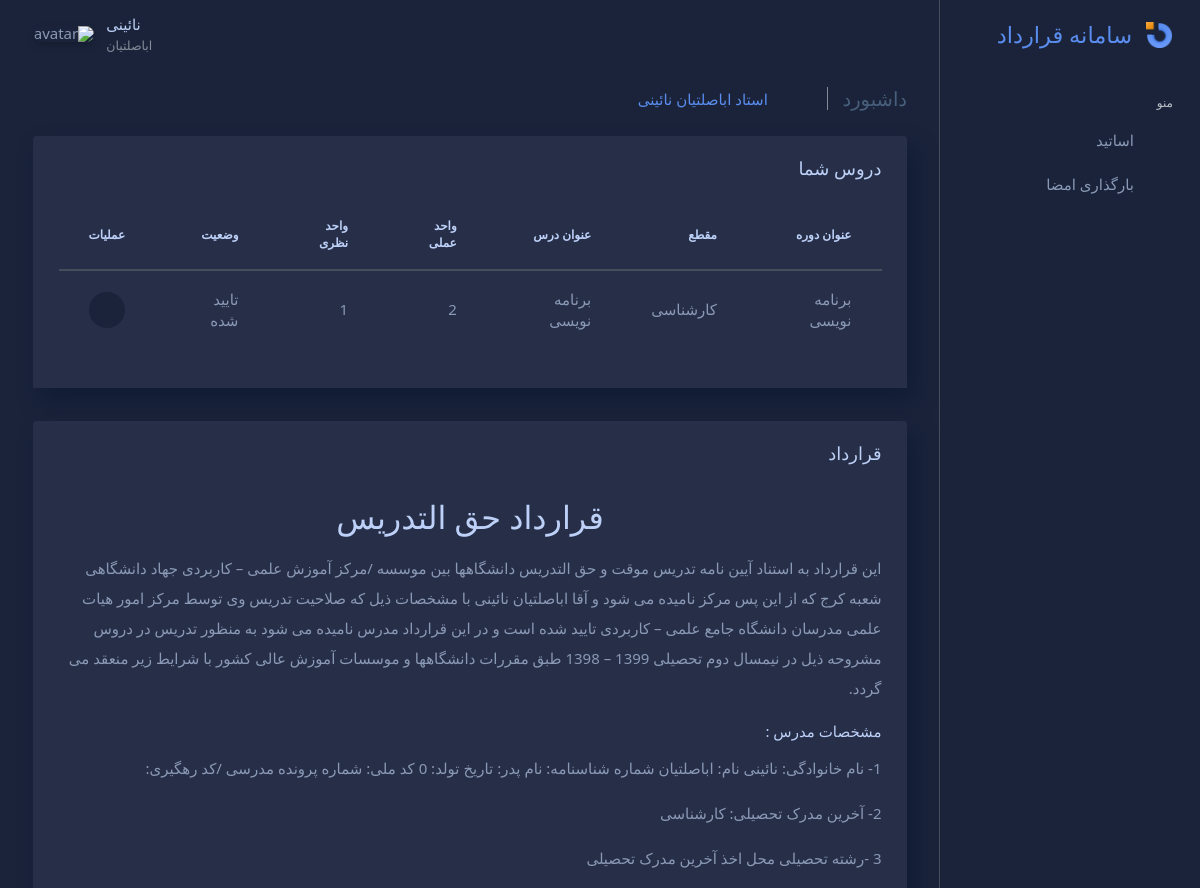
Before: /account/home/ (signed in, upper part) with the older database file.
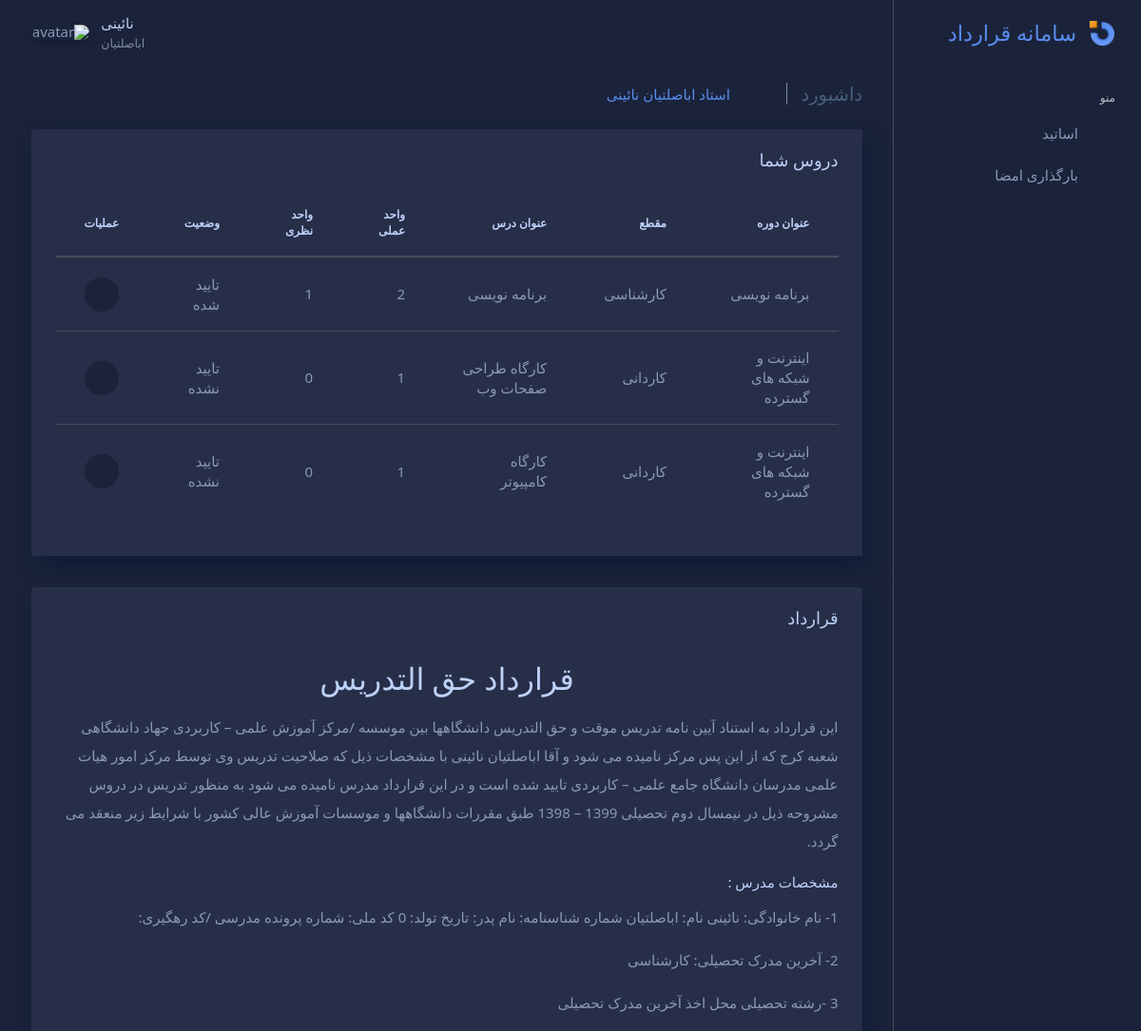
After: the same page with the newer database file.
### accounts/models.py (models this page shows)
class Lesson(models.Model):
    user = models.ForeignKey(User, on_delete=models.CASCADE)
    course_title = models.CharField(max_length=64)
    grade = models.CharField(max_length=32, choices=GRADE_CHOICES, default='کاردانی')
    lesson_title = models.CharField(max_length=64)
    theorical_unit = models.IntegerField(default=0)
    practical_unit = models.IntegerField(default=0)
    theorical_time = models.IntegerField(default=0)
    practical_time = models.IntegerField(default=0)
    group = models.IntegerField(default=1)
    is_intership = models.CharField(max_length=16, choices=IS_INTERSHIP, default='نظری - عملی')

class UserProfile(models.Model):
    user = models.OneToOneField(User, on_delete=models.CASCADE)
    p_id = models.CharField(max_length=10, blank=True)
    f_name = models.CharField(max_length=16, blank=True)
    birthday = models.IntegerField(default=0)
    n_id = models.CharField(max_length=10, blank=True)
    file_number = models.CharField(max_length=16, blank=True)
    degree = models.CharField(max_length=64, choices=DEGREE_CHOICES, default='کارشناسی')
    field = models.CharField(max_length=64, blank=True)
    university = models.CharField(max_length=64, blank=True)
    rank = models.CharField(max_length=32, choices=RANK_CHOICES, default='مربی')
    job = models.CharField(max_length=64, blank=True)
    t_year = models.IntegerField(default=0)
    address = models.CharField(max_length=256, blank=True)
    mobile = models.IntegerField(default=0)
    phone = models.IntegerField(default=0)
    account = models.IntegerField(default=0)
    bank = models.CharField(max_length=16, blank=True)
    sex = models.CharField(max_length=8, choices=SEX_CHOICES, default='آقا')
    theorical_pay = models.IntegerField(default=0)
    practical_pay = models.IntegerField(default=0)
    intership_pay = models.IntegerField(default=0)
    sign = models.ImageField(null=True, blank=True)

### accounts/views.py (the view)
# urls.py: path('home/', views.teacher_index, name='teacher_index'),
@login_required(login_url='login')
def teacher_index(request):
    lessons = Lesson.objects.filter(user=request.user)
    theo_total_unit = 0
    prac_total_unit = 0
    theo_total_time = 0
    prac_total_time = 0
    total_group = 0
    for lesson in lessons:
        if Lessonaccepted.objects.filter(lesson=lesson).exists():
            theo_total_unit += (lesson.theorical_unit * lesson.group)
            prac_total_unit += (lesson.practical_unit * lesson.group)
            theo_total_time += (lesson.theorical_time * lesson.group)
            prac_total_time += (lesson.practical_time * lesson.group)
            total_group += lesson.group
    context = {
        'lessons': lessons,
        'theo_total_unit': theo_total_unit,
        'prac_total_unit': prac_total_unit,
        'theo_total_time': theo_total_time,
        'prac_total_time': prac_total_time,
        'total_group': total_group
   }
    return render(request, 'accounts/teacher_index.html', context)

### accounts/templates/accounts/teacher_index.html (shortened to what this page needs)
{% extends 'base/base.html' %}
{% block links %}
<div class="col-12">
  <h5 class="content-header-title float-left pr-1">داشبورد</h5>
  <div class="breadcrumb-wrapper">
    <ol class="breadcrumb p-0 mb-0">
      <li class="breadcrumb-item"><a href="index.html"><i class="bx bx-home-alt"></i></a>
      </li>
      <li class="breadcrumb-item active">استاد {{ request.user.first_name }} {{ request.user.last_name }}</li>
    </ol>
  </div>
</div>
{% endblock %}
{% block content %}
<div class="content-body">
    <section>
      <div class="row">
        <div class="col-12">
          <div class="card">
            <div class="card-header">
              <h4 class="card-title">دروس شما</h4>
            </div>
            <div class="card-content">
                <div class="card-body card-dashboard">
                    <div class="table-responsive">
                        <table class="table zero-configuration">
                            <thead>
                                <tr>
                                    <th>عنوان دوره</th>
                                    <th>مقطع</th>
                                    <th>عنوان درس</th>
                                    <th>واحد عملی</th>
                                    <th>واحد نظری</th>
                                    <th>وضعیت</th>
                                    <th>عملیات</th>
                                </tr>
                            </thead>
                            <tbody>
                                {% for lesson in lessons %}
                                <tr>
                                    <td>{{ lesson.course_title }}</td>
                                    <td>{{ lesson.grade }}</td>
                                    <td>{{ lesson.lesson_title }}</td>
                                    <td>{{ lesson.practical_unit }}</td>
                                    <td>{{ lesson.theorical_unit }}</td>
                                    <td>{% if lesson.lessonaccepted %}
                                        تایید شده
                                        {% else %}
                                        تایید نشده
                                        {% endif %}
                                    </td>
                                    <td><a href="{% url 'lesson_accept' lesson.id %}"><i class="badge-circle badge-circle-light-secondary bx bx-show font-medium-1"></i></a></td>
                                </tr>
                                {% endfor %}
                        </table>
                    </div>
                </div>
            </div>
            </div>
          </div>
        </div>
      </div>
    <div class="row">
      <div class="col-12">
        <div class="card">
          <div class="card-header">
            <h4 class="card-title">قرارداد</h4>
          </div>
          <div class="card-content">
              <div class="card-body card-dashboard">
                  <div class="table-responsive">
                    <h2 class="text-center">قرارداد حق التدریس</h2>
                    <p>
                      این قرارداد به استناد آیین نامه تدریس موقت و حق التدریس دانشگاهها بین موسسه /مرکز آموزش علمی – کاربردی جهاد دانشگاهی شعبه کرج که از این پس مرکز نامیده می شود و {{ request.user.userprofile.sex }} {{ request.user.first_name }} {{ request.user.last_name }} با مشخصات ذیل که صلاحیت تدریس وی توسط مرکز امور هیات علمی مدرسان دانشگاه جامع علمی – کاربردی تایید شده است و در این قرارداد مدرس نامیده می شود به منظور تدریس در دروس مشروحه ذیل در نیمسال دوم تحصیلی 1399 – 1398 طبق مقررات دانشگاهها و موسسات آموزش عالی کشور با شرایط زیر منعقد می گردد.
                    </p>
                    <h6>مشخصات مدرس : </h6>
                    <p>	1- نام خانوادگی:  {{ request.user.last_name }} نام: {{ request.user.first_name }} شماره شناسنامه:  نام پدر:  تاریخ تولد: {{ request.user.userprofile.birthday }} کد ملی:  شماره پرونده مدرسی /کد رهگیری: </p>
                    <p>2-	آخرین مدرک تحصیلی: {{ request.user.userprofile.degree }}</p>
                    <p>
                      3 -رشته تحصیلی {{ request.user.userprofile.field }} محل اخذ آخرین مدرک تحصیلی
                    </p>
                  </div>
              </div>
          </div>
          </div>
        </div>
      </div>
    </div>
</div>
{% endblock %}

### accounts/templates/base/base.html (shortened to what this page needs)
{% load static %}
<!DOCTYPE html>
<html class="loading" lang="fa" data-textdirection="rtl" dir="rtl">
  <head>
    {% include 'base/css.html' %}
  </head>
  <body class="vertical-layout vertical-menu-modern dark-layout 2-columns  navbar-sticky footer-static  " data-open="click" data-menu="vertical-menu-modern" data-col="2-columns" data-layout="dark-layout">
    {% include 'base/header.html' %}
    {% include 'base/menu.html' %}
    <div class="app-content content">
      <div class="content-wrapper">
        <div class="content-header row">
          <div class="content-header-left col-12 mb-2 mt-1">
            <div class="row breadcrumbs-top">
              {% block links %}{% endblock %}
            </div>
          </div>
        </div>
        {% block content %}{% endblock %}
  </body>
</html>

### accounts/templates/base/css.html
{% load static %}
<link rel="stylesheet" type="text/css" href="{% static 'assets/vendors/css/vendors.min.css' %}">
<link rel="stylesheet" type="text/css" href="{% static 'assets/vendors/css/charts/apexcharts.css' %}">
<link rel="stylesheet" type="text/css" href="{% static 'assets/vendors/css/extensions/dragula.min.css' %}">
<link rel="stylesheet" type="text/css" href="{% static 'assets/css/bootstrap.min.css' %}">
<link rel="stylesheet" type="text/css" href="{% static 'assets/css/bootstrap-extended.css' %}">
<link rel="stylesheet" type="text/css" href="{% static 'assets/css/colors.css' %}">
<link rel="stylesheet" type="text/css" href="{% static 'assets/css/components.css' %}">
<link rel="stylesheet" type="text/css" href="{% static 'assets/css/themes/dark-layout.css' %}">
<link rel="stylesheet" type="text/css" href="{% static 'assets/css/themes/semi-dark-layout.css' %}">
<link rel="stylesheet" type="text/css" href="{% static 'assets/css/core/menu/menu-types/vertical-menu.css' %}">
<link rel="stylesheet" type="text/css" href="{% static 'assets/css/pages/dashboard-analytics.css' %}">
<link rel="stylesheet" type="text/css" href="{% static 'assets/css/datepicker/jquery.md.bootstrap.datetimepicker.style.css' %}">

### accounts/templates/base/header.html (shortened to what this page needs)
{% load static %}
<nav class="header-navbar main-header-navbar navbar-expand-lg navbar navbar-with-menu fixed-top navbar-dark">
  <div class="navbar-wrapper">
    <div class="navbar-container content">
      <div class="navbar-collapse" id="navbar-mobile">
        <ul class="nav navbar-nav float-right">
          <li class="dropdown dropdown-user nav-item"><a class="dropdown-toggle nav-link dropdown-user-link" href="#" data-toggle="dropdown">
              <div class="user-nav d-sm-flex d-none"><span class="user-name">{{ request.user.last_name }}</span><span class="user-status text-muted">{{ request.user.first_name }}</span></div><span><img class="round" src="{% static 'assets/images/portrait/small/avatar-s-11.png' %}" alt="avatar" height="40" width="40"></span></a>
          </li>
        </ul>
      </div>
    </div>
  </div>
</nav>

### accounts/templates/base/menu.html (shortened to what this page needs)
{% load static %}
<div class="main-menu menu-fixed menu-dark menu-accordion menu-shadow" data-scroll-to-active="true">
    <div class="navbar-header">
      <ul class="nav navbar-nav flex-row">
        <li class="nav-item mr-auto"><a class="navbar-brand" href="{% url 'index' %}">
            <div class="brand-logo"><img class="logo" src="{% static 'assets/images/logo/logo.png' %}"></div>
            <h2 class="brand-text mb-0">سامانه قرارداد</h2></a></li>
        <li class="nav-item nav-toggle"><a class="nav-link modern-nav-toggle pr-0" data-toggle="collapse"><i class="toggle-icon bx bx-disc font-medium-4 d-none d-xl-block primary" data-ticon="bx-disc"></i></a></li>
      </ul>
    </div>
    <div class="main-menu-content">
      <ul class="navigation navigation-main" id="main-menu-navigation" data-menu="menu-navigation" data-icon-style="lines">
        <li class=" navigation-header"><span>منو</span>
        </li>
        <li class=" nav-item">
          <a href="{% url 'teachers_list' %}"><i class="menu-livicon" data-icon="envelope-pull"></i><span class="menu-title" data-i18n="Email">اساتید</span></a>
        </li>
        <li class=" nav-item">
          <a href="{% url 'teacher_sign' %}"><i class="menu-livicon" data-icon="envelope-pull"></i><span class="menu-title" data-i18n="Email">بارگذاری امضا</span></a>
        </li>
      </ul>
    </div>
</div>

### accounts/templates/base/js.html (shortened to what this page needs)
{% load static %}

### accounts/static/assets/css/themes/dark-layout.css (style rules this page uses)
body.dark-layout { background-color: #1A233A; }
body.dark-layout h1, body.dark-layout h2, body.dark-layout h3, body.dark-layout h4, body.dark-layout h5, body.dark-layout h6 { color: #BDD1F8; }
body.dark-layout ul li { color: #8A99B5 !important; }
body.dark-layout .header-navbar.fixed-top { background-color: transparent; }
body.dark-layout .header-navbar .navbar-container .nav .nav-item .nav-link { color: #8A99B5; background-color: transparent; }
body.dark-layout .header-navbar .user-name { color: #BDD1F8 !important; }
body.dark-layout .main-menu { background-color: #1A233A !important; }
body.dark-layout .main-menu .navbar-header { z-index: 3; }
body.dark-layout .main-menu .navbar-header .modern-nav-toggle { background-color: transparent !important; }
body.dark-layout .main-menu-content .navigation-main { background-color: transparent; }
body.dark-layout .main-menu-content .navigation-main .nav-item i { color: #8A99B5; }
body.dark-layout .main-menu-content .navigation-main .nav-item a:after { color: #8A99B5; }
body.dark-layout .card { background-color: #272E48; box-shadow: 8px 12px 20px 0 rgba(11, 26, 51, 0.63) !important; }
body.dark-layout .card .card-header, body.dark-layout .card .card-footer { color: #8A99B5; background-color: #272E48; border-color: #464D5C !important; }
body.dark-layout .card .card-body { color: #8A99B5; background-color: #272E48; border-color: #464D5C !important; }
body.dark-layout .breadcrumb { background-color: #1A233A; }
body.dark-layout .breadcrumb .breadcrumb-item a { color: #8A99B5 !important; }
body.dark-layout .breadcrumb .breadcrumb-item:before { color: #8A99B5; }
body.dark-layout .breadcrumb .breadcrumb-item+.breadcrumb-item:before { color: #8A99B5 !important; }
body.dark-layout .nav .nav-item .nav-link { color: #8A99B5; }
body.dark-layout .nav-tabs .nav-item .nav-link, body.dark-layout .nav .nav-item .nav-link, body.dark-layout .pills-stacked .nav-item .nav-link { background-color: #1A233A; }
body.dark-layout .table thead th { border-color: #464D5C; color: #BDD1F8; }
body.dark-layout .table tbody td, body.dark-layout .table tbody th { border-color: #464D5C; color: #8A99B5; }
body.dark-layout .table tbody td .badge-circle-light-secondary, body.dark-layout .table tbody th .badge-circle-light-secondary { background-color: #1A233A; color: #BDD1F8; }
body.dark-layout .table tbody td a i, body.dark-layout .table tbody th a i { color: #8A99B5 !important; }
body.dark-layout p, body.dark-layout small, body.dark-layout span, body.dark-layout label { color: #8A99B5; }

### accounts/static/assets/css/core/menu/menu-types/vertical-menu.css (style rules this page uses)
body.vertical-layout.vertical-menu-modern .main-menu .navigation>li>a>i { width: 1.6rem !important; height: 1.6rem; line-height: 1.6rem; margin-left: 1rem; float: right; }
body.vertical-layout.vertical-menu-modern .main-menu { -webkit-transform: translate3d(0, 0, 0); transform: translate3d(0, 0, 0); -webkit-backface-visibility: hidden; backface-visibility: hidden; }
@media (min-width: 992px) { body.vertical-layout.vertical-menu-modern .main-menu { border-left: 1px solid #DFE3E7; } }
@media (min-width: 992px) { body.vertical-layout.vertical-menu-modern .main-menu.menu-dark { border-left: 1px solid #464D5C; } }

Changed rows visible on the page:
added Lesson: course_title "اینترنت و شبکه های گسترده", grade "کاردانی", lesson_title "کارگاه طراحی صفحات وب", practical_unit "1", theorical_unit "0", shows "تایید نشده"
added Lesson: course_title "اینترنت و شبکه های گسترده", grade "کاردانی", lesson_title "کارگاه کامپیوتر", practical_unit "1", theorical_unit "0", shows "تایید نشده"
